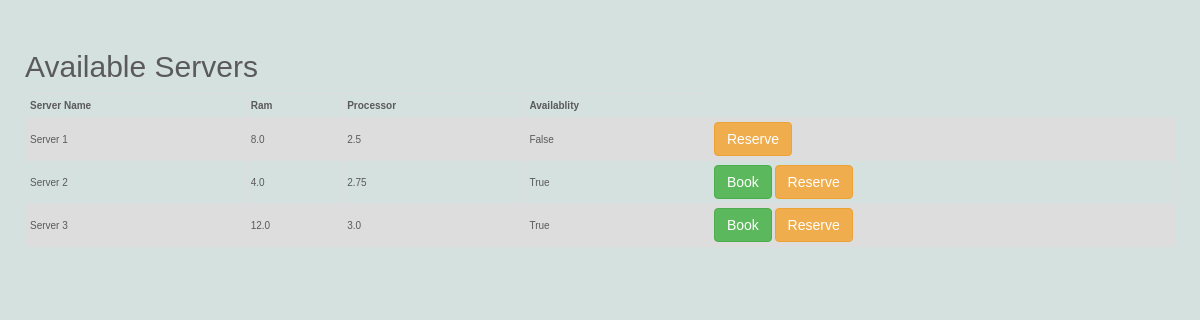
/available-server/, run on an earlier commit of the app's database.
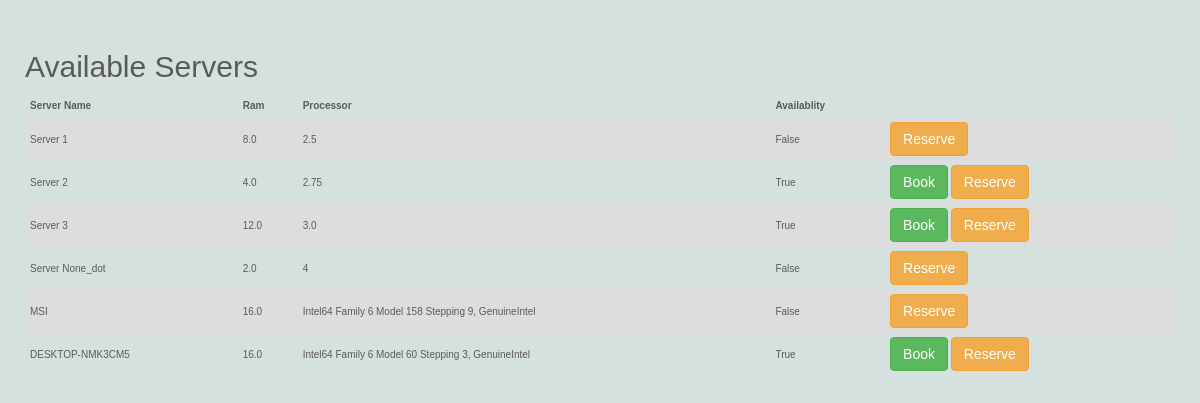
And on a later commit of the database.
### server/models.py (models this page shows, shortened)
class ServerManagement(models.Model):
    server_name = models.CharField(max_length=255)
    ip_addr = models.CharField(default='0.0.0.0', max_length=255)
    ram = models.FloatField(max_length=3)
    processor = models.CharField(max_length=255)
    enable = models.BooleanField(default=False, null=False)

### user/views.py (the view)
# urls.py: path('available-server/', views.available_server, name='available-server'),
def available_server(request):
    wal = ServerManagement.objects.all()
    dt = []
    for i in wal:
        dt += [
            {
                'servername': i.server_name,
                'ram': i.ram,
                'processor': i.processor,
                'available': i.enable
            }
        ]
    return render(request, 'user/login/available_server.html', {'ServerData': dt})

### user/templates/user/login/available_server.html (shortened to what this page needs)
<!DOCTYPE html>
<html lang="en">
<head>
    <link rel="stylesheet" href="https://maxcdn.bootstrapcdn.com/bootstrap/3.4.1/css/bootstrap.min.css">
</head>
<body>
<h2>Available Servers</h2>
<table>
    <tr>
        <th>Server Name</th>
        <th>Ram</th>
        <th>Processor</th>
        <th>Availablity</th>
    </tr>
    {% for data in ServerData %}
    <tr>
        <td> {{ data.servername }}</td>
        <td>{{ data.ram }}</td>
        <td>{{ data.processor }}</td>
        <td>{{ data.available }}</td>
        <td>
            {% if data.available == True %}
            <button type="button" onclick="location.href='{% url 'Book' %}'" class="btn btn-success">Book</button>
            {% endif %}
            <button type="button" onclick="location.href='{% url 'reservation' %}'" class="btn btn-warning">Reserve
            </button>
        </td>
    </tr>
    {% endfor %}
</table>
</body>
</html>

What changed in the data, as far as the page shows it:
added ServerManagement: servername "Server None_dot", ram "2.0"
added ServerManagement: servername "MSI", ram "16.0", processor "Intel64 Family 6 Model 158 Stepping 9, GenuineIntel"
added ServerManagement: servername "DESKTOP-NMK3CM5", ram "16.0", processor "Intel64 Family 6 Model 60 Stepping 3, GenuineIntel"
Also different on the page:
new list line: "4 False Reserve"
new list line: "False Reserve"
new list line: "True Book Reserve"
